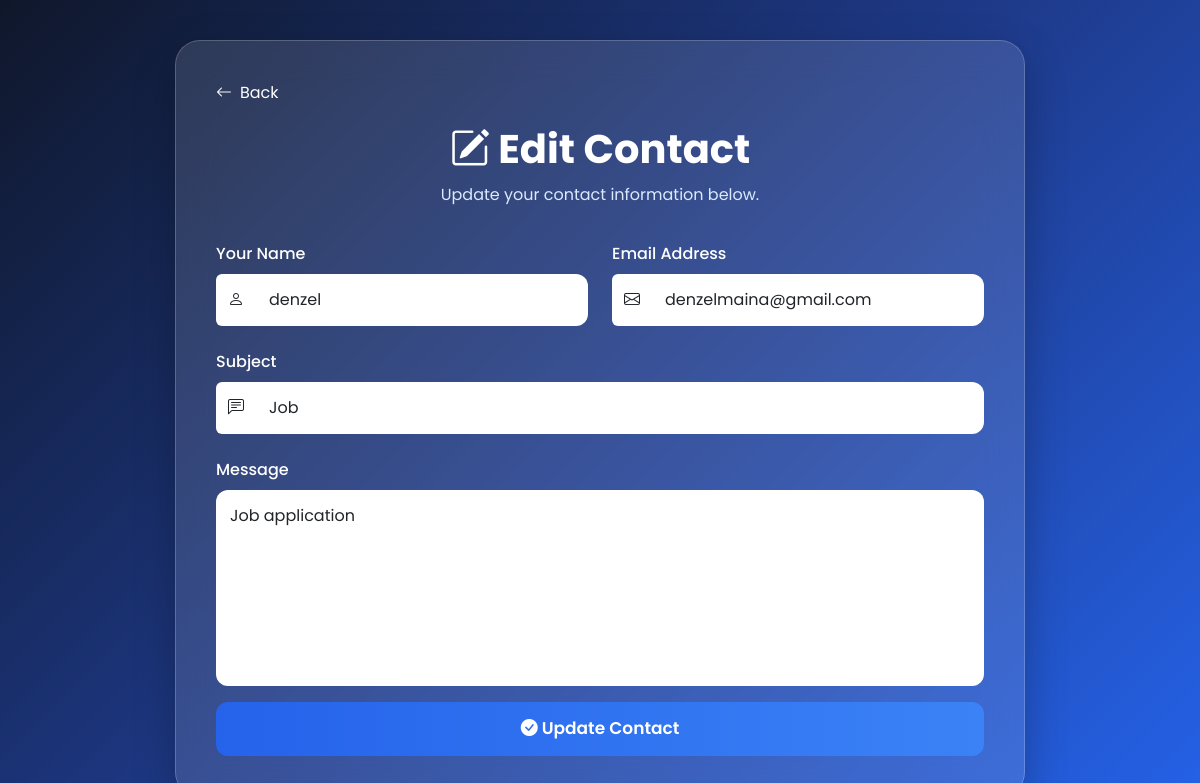
Page /edit/2/ on the committed database.
### myapp/models.py (models this page shows, shortened)
class Contact(models.Model):
    name = models.CharField(max_length=20)
    email = models.EmailField()
    subject = models.CharField(max_length=200)
    message = models.TextField()

### myapp/views.py (the view)
# urls.py: path('edit/<int:id>/', views.edit,),
def edit(request, id):
    editappointment = get_object_or_404(Contact, id=id)
    if request.method == 'POST':
        editappointment.name = request.POST.get('name')
        editappointment.email = request.POST.get('email')
        editappointment.subject = request.POST.get('subject')
        editappointment.message = request.POST.get('message')
        editappointment.save()
        return redirect('/show')
    else:
        return render(request, 'edit.html', {'editappointment': editappointment})

### templates/edit.html (shortened to what this page needs)
<!DOCTYPE html>
<html lang="en">
<head>
    {% load static %}
    <link rel="stylesheet" href="{% static 'assets/vendor/bootstrap/css/bootstrap.min.css' %}">
    <link href="https://cdn.jsdelivr.net/npm/bootstrap-icons@1.11.3/font/bootstrap-icons.css" rel="stylesheet">
</head>
<body>
<div class="card-container">
    <a href="javascript:history.back()" class="back-btn">
        <i class="bi bi-arrow-left"></i> Back
    </a>
    <h1><i class="bi bi-pencil-square"></i> Edit Contact</h1>
    <p class="subtitle">
        Update your contact information below.
    </p>
    <form method="post">
        <div class="row g-4">
            <div class="col-md-6">
                <label>Your Name</label>
                <div class="input-group">
                    <span class="input-group-text">
                        <i class="bi bi-person"></i>
                    </span>
                    <input
                        type="text"
                        class="form-control"
                        name="name"
                        value="{{ editappointment.name }}"
                        placeholder="Enter your name"
                        required>
                </div>
            </div>
            <div class="col-md-6">
                <label>Email Address</label>
                <div class="input-group">
                    <span class="input-group-text">
                        <i class="bi bi-envelope"></i>
                    </span>
                    <input
                        type="email"
                        class="form-control"
                        name="email"
                        value="{{ editappointment.email }}"
                        placeholder="Enter your email"
                        required>
                </div>
            </div>
            <div class="col-12">
                <label>Subject</label>
                <div class="input-group">
                    <span class="input-group-text">
                        <i class="bi bi-chat-left-text"></i>
                    </span>
                    <input
                        type="text"
                        class="form-control"
                        name="subject"
                        value="{{ editappointment.subject }}"
                        placeholder="Enter subject"
                        required>
                </div>
            </div>
            <div class="col-12">
                <label>Message</label>
                <textarea
                    class="form-control"
                    name="message"
                    rows="7"
                    placeholder="Write your message..."
                    required>{{ editappointment.message }}</textarea>
            </div>
            <div class="col-12 mt-3">
                <button class="btn-update">
                    <i class="bi bi-check-circle-fill"></i>
                    Update Contact
                </button>
            </div>
        </div>
    </form>
</div>
</body>
</html>

### templates/edit.html (style rules this page uses)
* { margin:0; padding:0; box-sizing:border-box; font-family:'Poppins',sans-serif; }
body { min-height:100vh; display:flex; justify-content:center; align-items:center; background:linear-gradient(135deg,#0f172a,#1e3a8a,#2563eb); padding:40px 15px; }
.card-container { width:100%; max-width:850px; background:rgba(255,255,255,.12); backdrop-filter:blur(20px); border:1px solid rgba(255,255,255,.2); border-radius:25px; padding:40px; color:white; box-shadow:0 15px 40px rgba(0,0,0,.25); animation:fadeIn .8s ease; }
h1 { font-weight:700; text-align:center; margin-bottom:10px; }
.subtitle { text-align:center; color:#dbeafe; margin-bottom:35px; }
label { margin-bottom:8px; font-weight:500; }
.input-group-text { background:#ffffff; border:none; }
.form-control { border:none; padding:14px; border-radius:12px; transition:.3s; box-shadow:none; }
textarea { resize:none; }
.btn-update { width:100%; padding:14px; border:none; border-radius:12px; background:linear-gradient(90deg,#2563eb,#3b82f6); color:white; font-weight:600; font-size:17px; transition:.3s; }
.back-btn { text-decoration:none; color:white; display:inline-flex; align-items:center; gap:8px; margin-bottom:20px; transition:.3s; }

### rows in the picture
Contact: name "denzel", email "denzelmaina@gmail.com", subject "Job", message "Job application"
